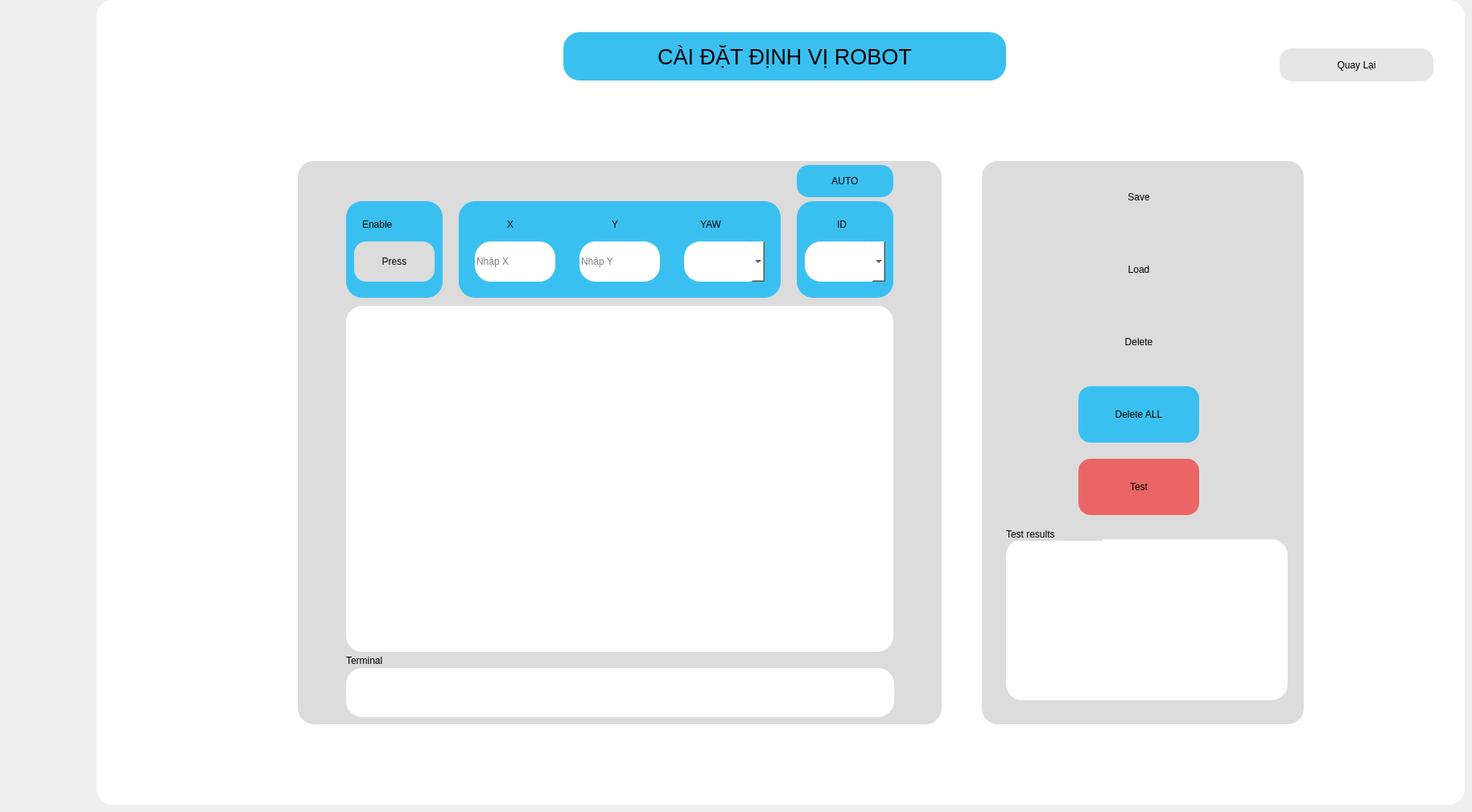
    <widget class="QWidget" name="page_setup_dinhvi">
     <widget class="QFrame" name="frame_9">
      <property name="geometry">
       <rect>
        <x>120</x>
        <y>0</y>
        <width>1700</width>
        <height>1000</height>
       </rect>
      </property>
      <property name="styleSheet">
       <string notr="true">background-color: rgb(255, 255, 255);
  border-radius: 20px;</string>
      </property>
      <property name="frameShape">
       <enum>QFrame::StyledPanel</enum>
      </property>
      <property name="frameShadow">
       <enum>QFrame::Raised</enum>
      </property>
      <widget class="QLabel" name="label_caidat_dinhvi">
       <property name="geometry">
        <rect>
         <x>580</x>
         <y>40</y>
         <width>550</width>
         <height>60</height>
        </rect>
       </property>
       <property name="maximumSize">
        <size>
         <width>800</width>
         <height>200</height>
        </size>
       </property>
       <property name="sizeIncrement">
        <size>
         <width>800</width>
         <height>200</height>
        </size>
       </property>
       <property name="font">
        <font>
         <pointsize>20</pointsize>
         <weight>50</weight>
         <bold>false</bold>
        </font>
       </property>
       <property name="styleSheet">
        <string notr="true">
background-color: rgb(58,192,240);
border-radius: 20px;
</string>
       </property>
       <property name="text">
        <string>CÀI ĐẶT ĐỊNH VỊ ROBOT</string>
       </property>
       <property name="alignment">
        <set>Qt::AlignCenter</set>
       </property>
      </widget>
      <widget class="QFrame" name="frame_26">
       <property name="geometry">
        <rect>
         <x>250</x>
         <y>200</y>
         <width>800</width>
         <height>700</height>
        </rect>
       </property>
       <property name="styleSheet">
        <string notr="true">background-color: rgb(220, 220, 220);</string>
       </property>
       <property name="frameShape">
        <enum>QFrame::StyledPanel</enum>
       </property>
       <property name="frameShadow">
        <enum>QFrame::Raised</enum>
       </property>
       <widget class="QFrame" name="frame_28">
        <property name="geometry">
         <rect>
          <x>200</x>
          <y>50</y>
          <width>400</width>
          <height>120</height>
         </rect>
        </property>
        <property name="styleSheet">
         <string notr="true">background-color: rgb(58,192,240);</string>
        </property>
        <property name="frameShape">
         <enum>QFrame::StyledPanel</enum>
        </property>
        <property name="frameShadow">
         <enum>QFrame::Raised</enum>
        </property>
        <widget class="QLineEdit" name="toado_x">
         <property name="geometry">
          <rect>
           <x>20</x>
           <y>50</y>
           <width>100</width>
           <height>50</height>
          </rect>
         </property>
         <property name="styleSheet">
          <string notr="true">background-color: rgb(255, 255, 255);</string>
         </property>
         <property name="alignment">
          <set>Qt::AlignJustify|Qt::AlignVCenter</set>
         </property>
         <property name="placeholderText">
          <string>Nhập X</string>
         </property>
        </widget>
        <widget class="QLineEdit" name="toado_y">
         <property name="geometry">
          <rect>
           <x>150</x>
           <y>50</y>
           <width>100</width>
           <height>50</height>
          </rect>
         </property>
         <property name="styleSheet">
          <string notr="true">background-color: rgb(255, 255, 255);</string>
         </property>
         <property name="alignment">
          <set>Qt::AlignJustify|Qt::AlignVCenter</set>
         </property>
         <property name="placeholderText">
          <string>Nhập Y</string>
         </property>
        </widget>
        <widget class="QLabel" name="label_8">
         <property name="geometry">
          <rect>
           <x>60</x>
           <y>20</y>
           <width>67</width>
           <height>17</height>
          </rect>
         </property>
         <property name="styleSheet">
          <string notr="true">
font: 75 17pt &quot;MS Shell Dlg 2&quot;;</string>
         </property>
         <property name="text">
          <string>X</string>
         </property>
        </widget>
        <widget class="QLabel" name="label_10">
         <property name="geometry">
          <rect>
           <x>190</x>
           <y>20</y>
           <width>67</width>
           <height>17</height>
          </rect>
         </property>
         <property name="styleSheet">
          <string notr="true">
font: 75 17pt &quot;MS Shell Dlg 2&quot;;</string>
         </property>
         <property name="text">
          <string>Y</string>
         </property>
        </widget>
        <widget class="QLabel" name="label_11">
         <property name="geometry">
          <rect>
           <x>300</x>
           <y>20</y>
           <width>67</width>
           <height>17</height>
          </rect>
         </property>
         <property name="styleSheet">
          <string notr="true">
font: 75 17pt &quot;MS Shell Dlg 2&quot;;</string>
         </property>
         <property name="text">
          <string>YAW</string>
         </property>
        </widget>
        <widget class="QComboBox" name="toado_z">
         <property name="geometry">
          <rect>
           <x>280</x>
           <y>50</y>
           <width>100</width>
           <height>50</height>
          </rect>
         </property>
         <property name="styleSheet">
          <string notr="true">background: white</string>
         </property>
        </widget>
       </widget>
       <widget class="QFrame" name="frame_29">
        <property name="geometry">
         <rect>
          <x>620</x>
          <y>50</y>
          <width>120</width>
          <height>120</height>
         </rect>
        </property>
        <property name="styleSheet">
         <string notr="true">background-color: rgb(58,192,240);</string>
        </property>
        <property name="frameShape">
         <enum>QFrame::StyledPanel</enum>
        </property>
        <property name="frameShadow">
         <enum>QFrame::Raised</enum>
        </property>
        <widget class="QComboBox" name="id_vitri">
         <property name="geometry">
          <rect>
           <x>10</x>
           <y>50</y>
           <width>100</width>
           <height>50</height>
          </rect>
         </property>
         <property name="styleSheet">
          <string notr="true">background: white</string>
         </property>
        </widget>
        <widget class="QLabel" name="label_12">
         <property name="geometry">
          <rect>
           <x>50</x>
           <y>20</y>
           <width>67</width>
           <height>17</height>
          </rect>
         </property>
         <property name="styleSheet">
          <string notr="true">
font: 75 17pt &quot;MS Shell Dlg 2&quot;;</string>
         </property>
         <property name="text">
          <string>ID</string>
         </property>
        </widget>
       </widget>
       <widget class="QTableWidget" name="tableWidget">
        <property name="geometry">
         <rect>
          <x>60</x>
          <y>180</y>
          <width>680</width>
          <height>430</height>
         </rect>
        </property>
        <property name="styleSheet">
         <string notr="true">background: white</string>
        </property>
       </widget>
       <widget class="QFrame" name="frame_30">
        <property name="geometry">
         <rect>
          <x>60</x>
          <y>50</y>
          <width>120</width>
          <height>120</height>
         </rect>
        </property>
        <property name="styleSheet">
         <string notr="true">background-color: rgb(58,192,240);</string>
        </property>
        <property name="frameShape">
         <enum>QFrame::StyledPanel</enum>
        </property>
        <property name="frameShadow">
         <enum>QFrame::Raised</enum>
        </property>
        <widget class="QLabel" name="label_13">
         <property name="geometry">
          <rect>
           <x>20</x>
           <y>20</y>
           <width>80</width>
           <height>17</height>
          </rect>
         </property>
         <property name="styleSheet">
          <string notr="true">
font: 75 17pt &quot;MS Shell Dlg 2&quot;;</string>
         </property>
         <property name="text">
          <string>Enable</string>
         </property>
        </widget>
        <widget class="QPushButton" name="btn_enable">
         <property name="geometry">
          <rect>
           <x>10</x>
           <y>50</y>
           <width>100</width>
           <height>50</height>
          </rect>
         </property>
         <property name="styleSheet">
          <string notr="true">QPushButton#btn_enable{
 
	border-radius: 15px;
	
	background-color: rgb(220, 220, 220);
	font: 75 14pt &quot;MS Shell Dlg 2&quot;;
	
}

QPushButton#btn_enable:pressed{
padding-left :3px;
padding-top :3px;
border-radius: 15px;
font: 75 14pt &quot;MS Shell Dlg 2&quot;;

	background-color: rgb(0, 255, 0);
}



</string>
         </property>
         <property name="text">
          <string>Press</string>
         </property>
        </widget>
       </widget>
       <widget class="QPlainTextEdit" name="terminal_2">
        <property name="geometry">
         <rect>
          <x>60</x>
          <y>630</y>
          <width>681</width>
          <height>61</height>
         </rect>
        </property>
        <property name="font">
         <font>
          <pointsize>20</pointsize>
         </font>
        </property>
        <property name="styleSheet">
         <string notr="true">background: white</string>
        </property>
       </widget>
       <widget class="QLabel" name="label_14">
        <property name="geometry">
         <rect>
          <x>60</x>
          <y>612</y>
          <width>90</width>
          <height>17</height>
         </rect>
        </property>
        <property name="styleSheet">
         <string notr="true">
font: 75 14pt &quot;MS Shell Dlg 2&quot;;</string>
        </property>
        <property name="text">
         <string>Terminal</string>
        </property>
       </widget>
       <widget class="QPushButton" name="btn_toado_td">
        <property name="geometry">
         <rect>
          <x>620</x>
          <y>5</y>
          <width>120</width>
          <height>40</height>
         </rect>
        </property>
        <property name="styleSheet">
         <string notr="true">QPushButton#btn_toado_td{
 
	border-radius: 15px;
	background-color: rgb(58,192,240);
	font: 75 17pt &quot;MS Shell Dlg 2&quot;;
	
}

QPushButton#btn_toado_td:pressed{
padding-left :3px;
padding-top :3px;
border-radius: 15px;
font: 75 17pt &quot;MS Shell Dlg 2&quot;;

	background-color: rgb(0, 255, 0);
}
</string>
        </property>
        <property name="text">
         <string>AUTO</string>
        </property>
       </widget>
      </widget>
      <widget class="QFrame" name="frame_27">
       <property name="geometry">
        <rect>
         <x>1100</x>
         <y>200</y>
         <width>400</width>
         <height>700</height>
        </rect>
       </property>
       <property name="styleSheet">
        <string notr="true">background-color: rgb(220, 220, 220);</string>
       </property>
       <property name="frameShape">
        <enum>QFrame::StyledPanel</enum>
       </property>
       <property name="frameShadow">
        <enum>QFrame::Raised</enum>
       </property>
       <widget class="QPushButton" name="btn_save_data">
        <property name="geometry">
         <rect>
          <x>120</x>
          <y>10</y>
          <width>150</width>
          <height>70</height>
         </rect>
        </property>
        <property name="styleSheet">
         <string notr="true">QPushButton#btn_save_data{
 
	border-radius: 15px;
	background-color: rgb(58,192,240);
	font: 75 17pt &quot;MS Shell Dlg 2&quot;;
	
}

QPushButton#btn_save_data:pressed{
padding-left :3px;
padding-top :3px;
border-radius: 15px;
font: 75 17pt &quot;MS Shell Dlg 2&quot;;

	background-color: rgb(0, 255, 0);
}
</string>
        </property>
        <property name="text">
         <string>Save</string>
        </property>
       </widget>
       <widget class="QPushButton" name="btn_load_data">
        <property name="geometry">
         <rect>
          <x>120</x>
          <y>100</y>
          <width>150</width>
          <height>70</height>
         </rect>
        </property>
        <property name="styleSheet">
         <string notr="true">QPushButton#btn_load_data{
 
	border-radius: 15px;
	background-color: rgb(58,192,240);
	font: 75 17pt &quot;MS Shell Dlg 2&quot;;
	
}

QPushButton#btn_load_data:pressed{
padding-left :3px;
padding-top :3px;
border-radius: 15px;
font: 75 17pt &quot;MS Shell Dlg 2&quot;;

	background-color: rgb(0, 255, 0);
}
</string>
        </property>
        <property name="text">
         <string>Load</string>
        </property>
       </widget>
       <widget class="QPushButton" name="btn_delete_data">
        <property name="geometry">
         <rect>
          <x>120</x>
          <y>190</y>
          <width>150</width>
          <height>70</height>
         </rect>
        </property>
        <property name="styleSheet">
         <string notr="true">QPushButton#btn_delete_data{
 
	border-radius: 15px;
	background-color: rgb(58,192,240);
	font: 75 17pt &quot;MS Shell Dlg 2&quot;;
	
}

QPushButton#btn_delete_data:pressed{
padding-left :3px;
padding-top :3px;
border-radius: 15px;
font: 75 17pt &quot;MS Shell Dlg 2&quot;;

background-color: rgb(0,255,0);
}
</string>
        </property>
        <property name="text">
         <string>Delete</string>
        </property>
       </widget>
       <widget class="QPushButton" name="btn_test">
        <property name="geometry">
         <rect>
          <x>120</x>
          <y>370</y>
          <width>150</width>
          <height>70</height>
         </rect>
        </property>
        <property name="styleSheet">
         <string notr="true">QPushButton#btn_test{
 
	border-radius: 15px;
	
	
	background-color: rgb(234, 101, 101);
	font: 75 17pt &quot;MS Shell Dlg 2&quot;;
	
}

QPushButton#btn_test:pressed{
padding-left :3px;
padding-top :3px;
border-radius: 15px;
font: 75 17pt &quot;MS Shell Dlg 2&quot;;

background-color: rgb(0, 255, 0);
}
</string>
        </property>
        <property name="text">
         <string>Test</string>
        </property>
       </widget>
       <widget class="QPlainTextEdit" name="terminal">
        <property name="geometry">
         <rect>
          <x>30</x>
          <y>470</y>
          <width>350</width>
          <height>200</height>
         </rect>
        </property>
        <property name="styleSheet">
         <string notr="true">background: white</string>
        </property>
       </widget>
       <widget class="QLabel" name="label_15">
        <property name="geometry">
         <rect>
          <x>30</x>
          <y>455</y>
          <width>120</width>
          <height>17</height>
         </rect>
        </property>
        <property name="styleSheet">
         <string notr="true">
font: 75 14pt &quot;MS Shell Dlg 2&quot;;</string>
        </property>
        <property name="text">
         <string>Test results</string>
        </property>
       </widget>
       <widget class="QPushButton" name="btn_delete_data_all">
        <property name="geometry">
         <rect>
          <x>120</x>
          <y>280</y>
          <width>150</width>
          <height>70</height>
         </rect>
        </property>
        <property name="styleSheet">
         <string notr="true">QPushButton#btn_delete_data_all{
 
	border-radius: 15px;
	background-color: rgb(58,192,240);
	font: 75 17pt &quot;MS Shell Dlg 2&quot;;
	
}

QPushButton#btn_delete_data_all:pressed{
padding-left :3px;
padding-top :3px;
border-radius: 15px;
font: 75 17pt &quot;MS Shell Dlg 2&quot;;

background-color: rgb(0,255,0);
}
</string>
        </property>
        <property name="text">
         <string>Delete ALL</string>
        </property>
       </widget>
      </widget>
      <widget class="QPushButton" name="bt_back_setup_2">
       <property name="geometry">
        <rect>
         <x>1470</x>
         <y>60</y>
         <width>191</width>
         <height>41</height>
        </rect>
       </property>
       <property name="styleSheet">
        <string notr="true">QPushButton#bt_back_setup_2{
     border-radius: 15px;
	font: 75 23pt &quot;MS Shell Dlg 2&quot;;
	border: 1px solid rgb(230, 230, 230);
background-color: rgb(230, 230, 230);

}
QPushButton#bt_back_setup_2:pressed{
background-color: qlineargradient(spread:pad, x1:0, y1:0, x2:1, y2:0, stop:0 rgba(58, 192, 255, 219), stop:1 rgba(58, 192, 255, 226));

}
QPushButton#bt_back_setup_2:pressed{
padding-left :2px;
padding-top :2px;

	background-color: rgb(58, 192, 255);
}

</string>
       </property>
       <property name="text">
        <string>Quay Lại</string>
       </property>
       <property name="icon">
        <iconset>
         <normaloff>../../../.designer/images/quaylai_xoafont.png</normaloff>../../../.designer/images/quaylai_xoafont.png</iconset>
       </property>
       <property name="iconSize">
        <size>
         <width>60</width>
         <height>60</height>
        </size>
       </property>
      </widget>
     </widget>
    </widget>
